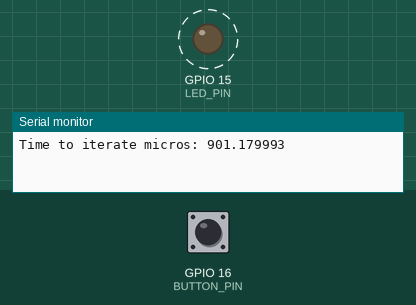
This program was run on a simulated ESP32-S3. Shown: output pins drawn as LEDs (lit = HIGH), the last lines printed to the serial monitor. Dashed ring = blinking. The inputs (shaded band) are chosen by the test bench; at power-on: GPIO 16 (BUTTON_PIN) HIGH.

Above: at 1.25 s.
1.3 s: GPIO 16 (BUTTON_PIN) pulled LOW for 0.15 s
2.9 s: GPIO 16 (BUTTON_PIN) pulled LOW for 1 s
At 4.1 s:
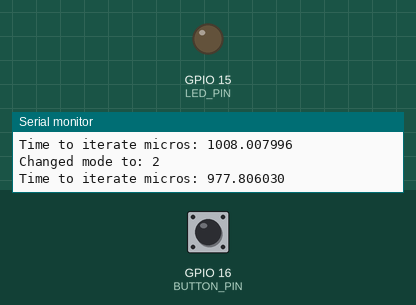
5.4 s: GPIO 16 (BUTTON_PIN) pulled LOW for 0.15 s
At 6.3 s:
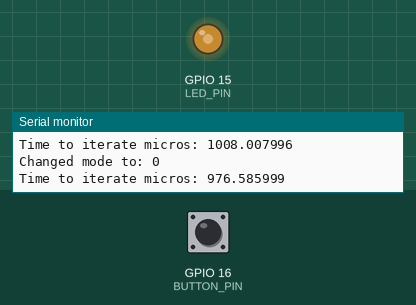
7.0 s: GPIO 16 (BUTTON_PIN) pulled LOW for 3.2 s
At 7.5 s:
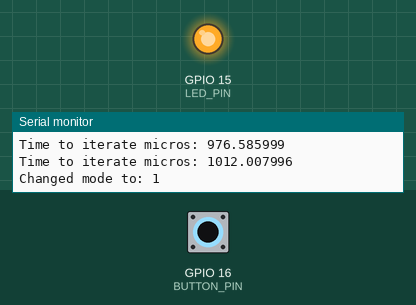
Timing chart, 0 to 10.0 s (numbered marks = the images above; inputs shaded):
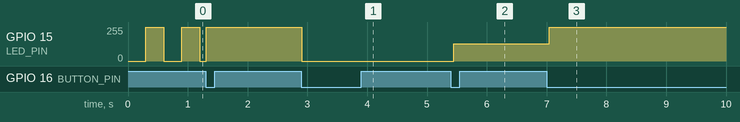

Measured:
- after the input at 2.9 s, GPIO 15 (LED_PIN): 255/255 → 0/255 at once
- after the input at 5.4 s, GPIO 15 (LED_PIN): 0/255 → 129/255 after 0.05 s
- after the input at 7.0 s, GPIO 15 (LED_PIN): 129/255 → 255/255 after 0.05 s

The program:

main.cpp
```cpp
#include <Arduino.h>

constexpr int LED_PIN = 15;
constexpr int BUTTON_PIN = 16;
constexpr int BLINK_PERIOD_MICROS = 300000; // 300ms
constexpr int DEBOUNCE_MICROS = 5000;       // 5ms
constexpr int NUMBER_OF_MODES = 3;

enum class LedState {
  OFF = 0,
  ON = 1
};

enum LedMode {
  BLINK = 0,
  ALWAYS_ON = 1,
  ALWAYS_OFF = 2
};

class SerialConfiguration {
public:
  static const int MONITOR_SPEED = 115200;
  static const int LOOPS_PER_LOG = 1000;
};

class Led {
  const int pin;
  bool initialized = false;
  LedState currentLedState = LedState::OFF;


public:
  Led(int ledPin) : pin(ledPin) {}

  void init() {
    if (!initialized) {
      pinMode(pin, OUTPUT);
      initialized = true;
    }
  }

  void set(LedState state) {
    if (initialized) {
      digitalWrite(pin, (uint8_t)state);
      currentLedState = state;
    }
  }

  LedState get() {
    return currentLedState;
  }

};

class Button {
  static Button* instance;
  const int pin;
  bool initialized = false;
  volatile bool pressed = false;
  volatile unsigned long lastPressed = 0;
  unsigned long lastDebouncedPressed = 0;

public:
  Button(int buttonPin) : pin(buttonPin) {}

  void init() {
    if (!initialized) {
      Button::instance = this;
      pinMode(pin, INPUT);
      attachInterrupt(digitalPinToInterrupt(pin), handleButtonPress, FALLING);
      initialized = true;
    }
  }

  // I'm aware that using this approach may cause "lost" butoon presses
  // but i think this shouldn't be an issue in this particular application
  // because main loop iterates in around 1 micro
  unsigned long getLastDebouncedPressedMicros() {
    if (pressed && (micros() - lastPressed > DEBOUNCE_MICROS)) {
      if (digitalRead(pin) == LOW) {
        lastDebouncedPressed = lastPressed;
      }
      pressed = false;
    }
    return lastDebouncedPressed;
  }

private:
  static void handleButtonPress() {
    if (Button::instance != nullptr) {
      Button::instance->lastPressed = micros();
      Button::instance->pressed = true;
    }
  }

};
Button* Button::instance = nullptr;

static Led *const LED = new Led(LED_PIN);
static Button *const BUTTON = new Button(BUTTON_PIN);

void setup() {
  Serial.begin(SerialConfiguration::MONITOR_SPEED);
  LED->init();
  BUTTON->init();
}

void loop() {
  static unsigned long blinkStarted = micros();
  static int iterationsCounter = 0;
  static unsigned long iterationDurationMesturementStart = micros();

  static unsigned long stateSwitchCounter = 0;

  static unsigned long lastProcessedPress = 0;
  static LedMode currentLedMode = BLINK;

  unsigned long iterationStarted = micros();
  iterationsCounter++;

  unsigned long lastDebouncedPressedMicros = BUTTON->getLastDebouncedPressedMicros();
  if(lastProcessedPress < lastDebouncedPressedMicros) {
    currentLedMode = static_cast<LedMode>((currentLedMode + 1) % NUMBER_OF_MODES);
    lastProcessedPress = lastDebouncedPressedMicros;
    Serial.printf("Changed mode to: %d\r\n", currentLedMode);

    // reset blink started timestamp and counter
    if (currentLedMode == BLINK) {
      blinkStarted = micros();
      stateSwitchCounter = 0;
    }
  }

  switch (currentLedMode){
    case BLINK:
      // (now - blinkStarted - counter*BLINK_PERIOD_MICROS) calculates time from prevoius state switch
      // if time passed >= BLINK_PERIOD_MICROS -> switch state
      if (iterationStarted - blinkStarted - stateSwitchCounter*BLINK_PERIOD_MICROS >= BLINK_PERIOD_MICROS) {
        LED->set(LED->get() == LedState::ON ? LedState::OFF : LedState::ON);
        stateSwitchCounter++;
      }
      break;
    case ALWAYS_ON:
      if (LED->get() == LedState::OFF) {
        LED->set(LedState::ON);
      }
      break;
    case ALWAYS_OFF:
      if (LED->get() == LedState::ON) {
        LED->set(LedState::OFF);
      }
      break;
  }

  if (iterationsCounter % SerialConfiguration::LOOPS_PER_LOG == 0) {
    Serial.printf("Time to iterate micros: %f\r\n",
      (micros()-iterationDurationMesturementStart)/(float)SerialConfiguration::LOOPS_PER_LOG, iterationsCounter);
    iterationsCounter = 0; // reset counter to avoid overflow
    iterationDurationMesturementStart = micros();
  }
}
```
